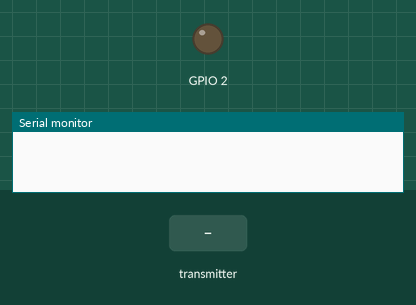
A sketch run on a simulated ESP32. Parts: output pins drawn as LEDs (lit = HIGH), the last lines printed to the serial monitor. The test bench sets the inputs (shaded band).

Above: at 1.2 s.
1.3 s: the transmitter starts sending b = 1024
At 2.6 s:
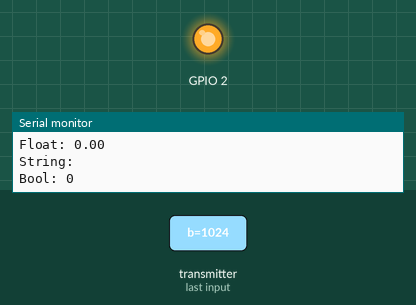
2.9 s: the transmitter starts sending b = 0
At 4.0 s:
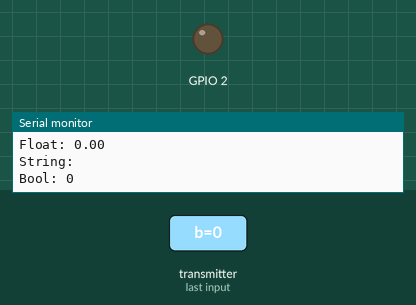
4.5 s: the transmitter starts sending b = 2048
At 5.3 s:
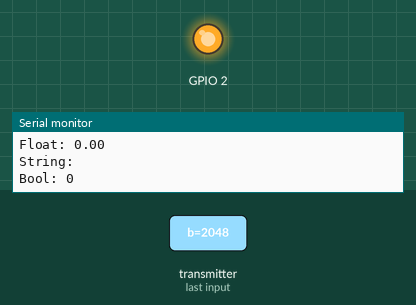
Timing chart, 0 to 7.5 s (numbered marks = the images above; inputs shaded):
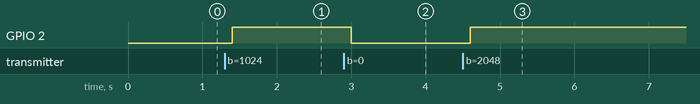

Measured:
- after the input at 1.3 s, GPIO 2: LOW → HIGH after 0.10 s
- after the input at 2.9 s, GPIO 2: HIGH → LOW after 0.10 s
- after the input at 4.5 s, GPIO 2: LOW → HIGH after 0.10 s

The sketch:

Reciever_LED.ino
```cpp
// (licence header left out)
#include <esp_now.h>
#include <WiFi.h>

// Structure example to receive data
// Must match the sender structure
typedef struct struct_message {
    char a[32];
    int b;
    float c;
    String d;
    bool e;
} struct_message;

// Create a struct_message called myData
struct_message myData;

// callback function that will be executed when data is received
void OnDataRecv(const uint8_t * mac, const uint8_t *incomingData, int len) {
  memcpy(&myData, incomingData, sizeof(myData));
  Serial.print("Bytes received: ");
  Serial.println(len);
  Serial.print("Char: ");
  Serial.println(myData.a);
  Serial.print("Int: ");
  Serial.println(myData.b);
  Serial.print("Float: ");
  Serial.println(myData.c);
  Serial.print("String: ");
  Serial.println(myData.d);
  Serial.print("Bool: ");
  Serial.println(myData.e);
  Serial.println();
}

void setup() {
  // Initialize Serial Monitor
  Serial.begin(115200);
  pinMode(2, OUTPUT);

  // Set device as a Wi-Fi Station
  WiFi.mode(WIFI_STA);

  // Init ESP-NOW
  if (esp_now_init() != ESP_OK) {
    Serial.println("Error initializing ESP-NOW");
    return;
  }

  // Once ESPNow is successfully Init, we will register for recv CB to
  // get recv packer info
  esp_now_register_recv_cb(OnDataRecv);
}

void loop() {
  digitalWrite(2, myData.b);
  delay(100);
}
```
